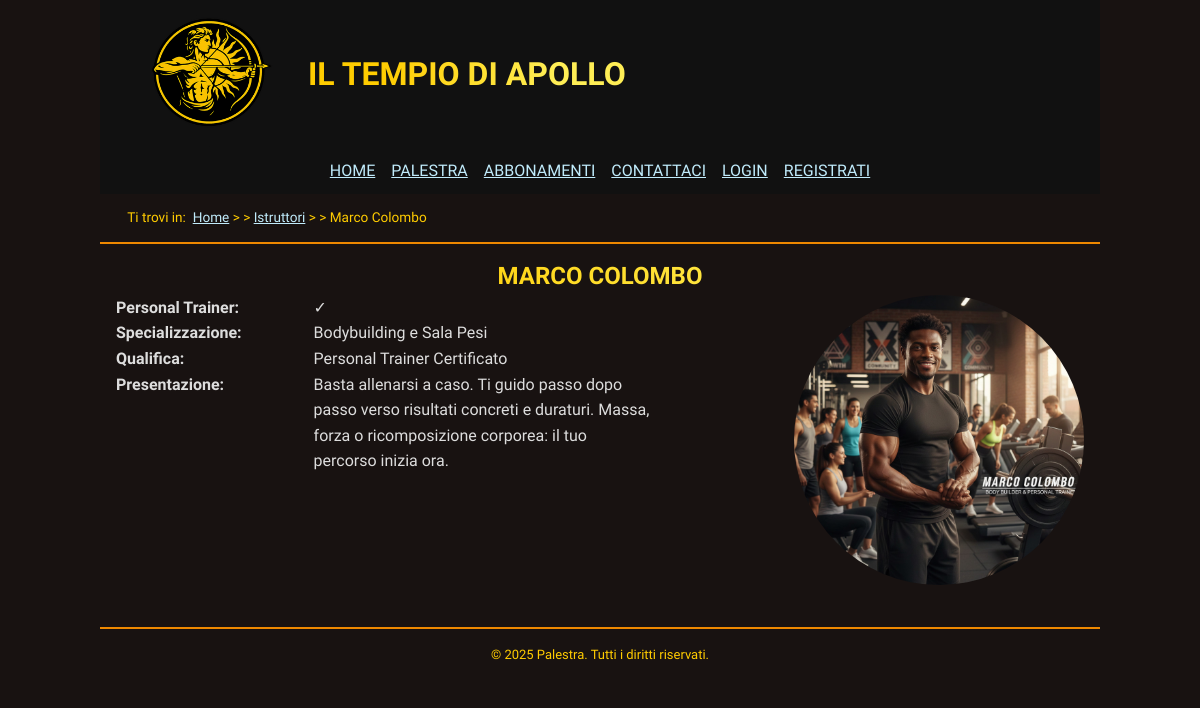
The page /html/profilo-istruttore.php?id=9 on the database its author committed.
### tables this page shows
CREATE TABLE Istruttore (
    id_utente BIGINT UNSIGNED PRIMARY KEY REFERENCES Utente(id_utente) ON DELETE CASCADE,
    specializzazione VARCHAR(100),
    qualifica VARCHAR(100),
    telefono VARCHAR(20),
    presentazione VARCHAR(255)
);

CREATE TABLE Personal_Trainer (
    id_istruttore BIGINT UNSIGNED PRIMARY KEY REFERENCES Istruttore(id_utente) ON DELETE CASCADE
);

CREATE TABLE Utente (
    id_utente SERIAL PRIMARY KEY,
    nome VARCHAR(100) NOT NULL,
    cognome VARCHAR(100) NOT NULL,
    email VARCHAR(100) UNIQUE NOT NULL,
    password_hash CHAR(60) NOT NULL 
);

### html/profilo-istruttore.php (the view, shortened to what this page needs)
<?php
require_once "../internal/db_connection.php";
$templateIstruttore = file_get_contents('../internal/profilo-istruttore.html');
$idIstruttore = -1;
if (isset($_GET['id'])) {
    $idIstruttore = (int)$_GET['id'];
}
$query = "SELECT *
    FROM Istruttore
    JOIN Utente on Utente.id_utente = Istruttore.id_utente
    LEFT JOIN Personal_Trainer on Istruttore.id_utente = Personal_Trainer.id_istruttore
    WHERE Utente.id_utente = ?";
$stmt = $conn->prepare($query);
$stmt->bind_param('i', $idIstruttore);
$stmt->execute();
$result = $stmt->get_result();
while ($row = $result->fetch_array(MYSQLI_ASSOC)) {
    $output = $templateIstruttore;
    $imageFile = $idIstruttore;
    $isPt = $row['id_istruttore'] == null ? '&cross;' : '&check;';
    $output = str_replace("[ID Istruttore]", $idIstruttore, $output);
    $output = str_replace("[Immagine Profilo]", $imageFile, $output);
    $output = str_replace("[Nome Istruttore]", htmlspecialchars($row['nome'] . ' ' . $row['cognome']), $output);
    $output = str_replace("[È PT]", $isPt, $output);
    $output = str_replace("[Specializzazione Istruttore]", htmlspecialchars($row['specializzazione']), $output);
    $output = str_replace("[Qualifica Istruttore]", htmlspecialchars($row['qualifica']), $output);
    $output = str_replace("[Presentazione Istruttore]", htmlspecialchars($row['presentazione']), $output);
    $foreignWords = [
        'bodybuilding',
        'personal trainer',
        'functional training',
    ];
    preg_match('/<body>.*<\/body>/s', $output, $body);
    $body = $body[0];
    foreach ($foreignWords as $foreign) {
        $body = preg_replace_callback(
            '/' . $foreign . '/i',
            function ($matches) {
                return '<span lang="en">' . $matches[0] . '</span>';
            },
            $body
        );
    }
    $output = preg_replace(
        '/<body>.*<\/body>/s',
        $body,
        $output
    );
}

### html/css/style.css (style rules this page uses)
* { padding: 0; margin: 0; }
:root { --mainColorLight: #fe5; --mainColor: #fc0; --mainColorDark: #e80; --textColor: #ddd; --urlColor: #c0ebfb; --visitedUrlColor: #965cfd; --mainBackgroundColorDark: #111; --mainBackgroundColor: #181211; --mainBackgroundColorLight: #332; --headerGradient: linear-gradient(to right, var(--mainColor) 25%, var(--mainColorLight) 75%); }
html, body { font-size: 100%; font-family: "Lexend", "Roboto", sans-serif; line-height: 1.6em; }
body { color: var(--textColor); background-color: var(--mainBackgroundColor); max-width: 1000px; margin: auto; }
a:link { text-decoration: underline; color: var(--urlColor); }
a:link:has(.logo) { text-decoration: none; width: fit-content; display: inline; }
h1, h2, h3, h4, h5, h6 { font-weight: bold; background: var(--headerGradient); background-clip: text; color: transparent; -webkit-background-clip: text; -webkit-text-fill-color: transparent; text-shadow: none; }
h1, h2, h3 { text-align: center; text-transform: uppercase; padding: 0.2em 0.5em; }
h1 { flex: 1 1 100%; }
strong { font-weight: normal; }
header { background-color: var(--mainBackgroundColorDark); }
footer { margin-top: 2em; padding: 1em; font-size: small; color: var(--mainColor); border-top: 2px solid var(--mainColorDark); text-align: center; }
header.intestazione { display: flex; flex-wrap: wrap; align-items: center; top: 0; position: sticky; z-index: 999; padding: 0.5em 2em; text-transform: uppercase; }
.intestazione .logo { width: 156px; box-sizing: border-box; display: inline; vertical-align: middle; padding: .2em .5em; }
.intestazione h1 { display: inline; width: fit-content; flex: 1 1 auto; }
#menu { display: flex; justify-content: space-around; margin: 0 auto; }
#menu ul { display: flex; flex-wrap: wrap; list-style: none; }
#menu li { margin: .2em .5em; }
#breadcrumb { color: var(--mainColor); padding: 0.8em 2em; font-size: 0.85em; border-bottom: 2px solid var(--mainColorDark); }
#breadcrumb::before { content: "Ti trovi in: "; margin-right: .25em; }
#breadcrumb>ol { list-style: none; align-items: baseline; display: inline-flex; }
#breadcrumb>ol>li+li::before { content: "> >"/ ""; margin-right: .25em; }
#breadcrumb>ol>li::after { content: ""; margin-right: .25em; }
:root { --reviewImageSize: 10em; }
:root { --apollo-gradient: linear-gradient(135deg, #ffcc00 0%, #ff6a00 100%); --fire-gradient: linear-gradient(135deg, #ff4e50 0%, #f9d423 100%); --gold: #ffcc00; --orange: #ff6a00; --glow-gold: 0 0 20px rgba(255, 204, 0, 0.3); --shadow-card: 0 10px 30px rgba(0, 0, 0, 0.8); --radius: 12px; }
.presentazione-pt { padding: 1em; overflow: auto; }
.dati-pt dt { display: inline-block; font-weight: bold; width: 20%; }
.dati-pt dt::after, .dati-risultato-short dt:not(:first-child)::after { content: ":"; }
.dati-pt dd { display: inline-block; width: 35%; vertical-align: top; }
.img-pt { float: right; width: 30%; border-radius: 50%; }

### html/css/print.css (style rules this page uses)
:root { --textColor: #000; --bordo-sezione: .5mm solid black; }
html, body { font-size: 100%; font-family: "Times New Roman", "Times", serif; line-height: 1.6em; }
body { color: var(--textColor); background-color: var(--mainBackgroundColor); max-width: 100%; margin: auto; }
a:link { text-decoration: underline; color: var(--urlColor); }
a:link:has(.logo) { text-decoration: none; width: fit-content; display: inline; }
h1, h2, h3, h4, h5, h6 { background: initial; background-clip: initial; -webkit-background-clip: initial; -webkit-text-fill-color: initial; color: var(--textColor); }
h1, h2, h3 { text-align: center; text-transform: uppercase; }
strong { font-weight: normal; }
footer { margin-top: .5cm; padding-left: 0 0 0 -.5cm; font-size: small; color: var(--textColor); border-top: .2mm solid var(--textColor); }
header.intestazione { all: initial; text-transform: uppercase; }
.intestazione .logo { width: 2.5cm; display: inline; vertical-align: middle; padding: .5cm; }
.intestazione h1 { display: inline; }
#menu { display: none; }
#breadcrumb { color: var(--textColor); padding: 0 0 2mm 2mm; font-size: 85%; border-bottom: .5mm solid var(--textColor); }
:root { --reviewImageSize: 3cm; }

### rows shown on the page
istruttore: presentazione+qualifica+specializzazione (picture), presentazione+qualifica+specializzazione "HOME PALESTRA ABBONAMENTI CONTATTACI LOGIN REGISTRATI Home Istruttori Marco Colombo ✓ Specializzazione e Sala Pesi Qualifica Certificato Presentazione Basta allenarsi a caso. Ti guido passo dopo passo verso risultati concreti e duraturi. Massa, forza o ricomposizione corporea: il tuo percorso inizia ora. © 2025 Palestra. Tutti i diritti riservati.", matches "Personal Trainer Bodybuilding Personal Trainer"
